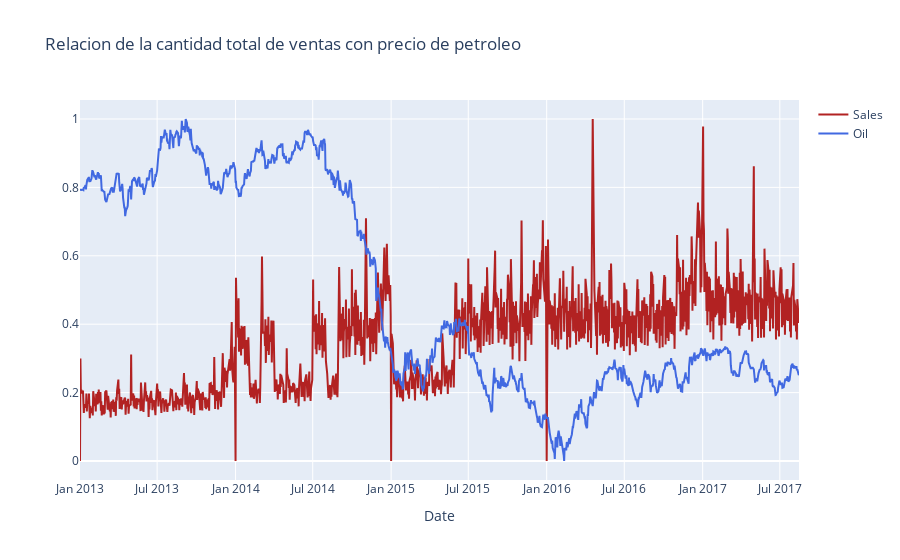

Notebook code cell kept with this figure:
### Code cell
fig = go.Figure()

fig.add_trace(go.Scatter(x=dftransf['date'], y=dftransf['sales'], name='Sales', line=dict(color='firebrick', width=2)))

fig.add_trace(go.Scatter(x=dftransf['date'], y=dftransf['dcoilwtico'], name='Oil', line=dict(color='royalblue', width=2)))

fig.update_layout(title='Relacion de la cantidad total de ventas con precio de petroleo',
                   xaxis_title='Date')
fig.show()

### Figure 1 — Plotly figure (JSON) as saved in the notebook; plotly's stock layout.template omitted (floating-point values rounded to 4 significant figures; data arrays with more than 128 entries replaced by an {"elided": "..."} marker saying what was removed)
{"data": [{"line": {"color": "firebrick", "width": 2}, "name": "Sales", "type": "scatter", "x": {"elided": "1203 str values"}, "y": {"elided": "1203 float values"}}, {"line": {"color": "royalblue", "width": 2}, "name": "Oil", "type": "scatter", "x": {"elided": "1203 str values"}, "y": {"elided": "1203 float values"}}], "layout": {"title": {"text": "Relacion de la cantidad total de ventas con precio de petroleo"}, "xaxis": {"title": {"text": "Date"}}}}
